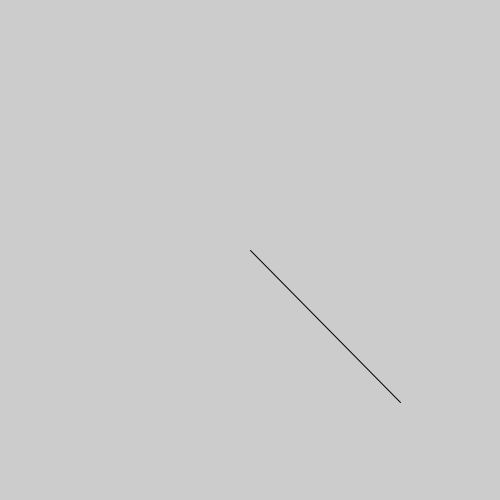
Frame 1 (no input)
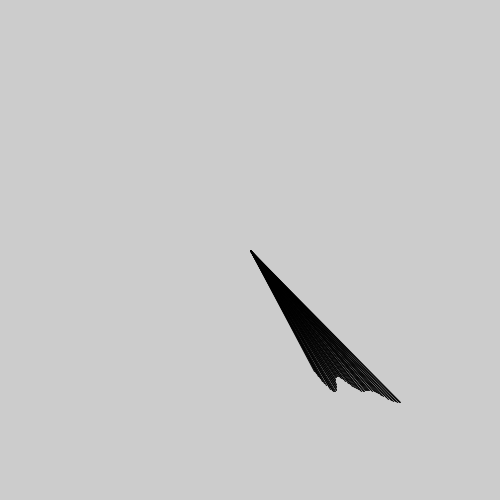
Frame 60 (the mouse pressed at the canvas centre just before this capture)
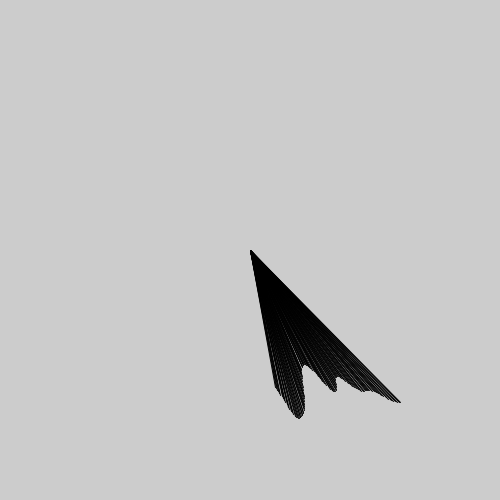
Frame 120 (the mouse held since frame 60 and released just before this capture)

The Processing sketch that drew these frames (run headless with seeded random() and noise(); from frame 60 on, the mouse is pressed at the canvas centre):

// Processing sketch: processing_147639
// ── processing_147639.pde

void setup() {
  size(500, 500);
  frameRate(100);
}

float xoff = 0.0;
float c = 0;

void draw() {
  c = c + .005;
  xoff = xoff + .01;
  float n = noise(xoff) * width;
  /*noStroke();
   fill(255, 2);
   rect(0, 0, width, height);*/
  translate(250, 250);
  rotate(c);
  stroke(0);
  line(0, 0, n/2, n/2);
  if (c > 6.3) {
    background(200);
    c = 0;
  }
}
